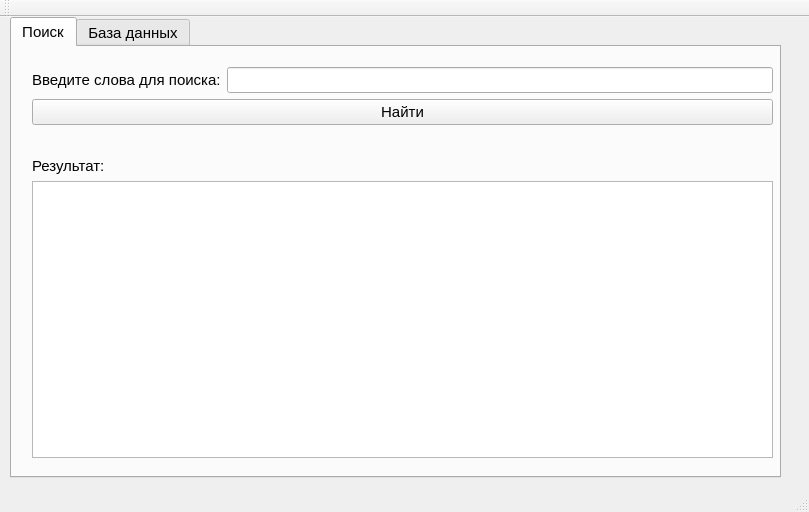
<?xml version="1.0" encoding="UTF-8"?>
<ui version="4.0">
 <class>MainWindow</class>
 <widget class="QMainWindow" name="MainWindow">
  <property name="geometry">
   <rect>
    <x>0</x>
    <y>0</y>
    <width>809</width>
    <height>512</height>
   </rect>
  </property>
  <property name="windowTitle">
   <string>MainWindow</string>
  </property>
  <widget class="QWidget" name="centralwidget">
   <widget class="QTabWidget" name="tabWidget">
    <property name="geometry">
     <rect>
      <x>10</x>
      <y>0</y>
      <width>771</width>
      <height>461</height>
     </rect>
    </property>
    <property name="font">
     <font>
      <pointsize>11</pointsize>
     </font>
    </property>
    <property name="currentIndex">
     <number>0</number>
    </property>
    <widget class="QWidget" name="tab">
     <attribute name="title">
      <string>Поиск</string>
     </attribute>
     <widget class="QWidget" name="formLayoutWidget">
      <property name="geometry">
       <rect>
        <x>20</x>
        <y>20</y>
        <width>741</width>
        <height>391</height>
       </rect>
      </property>
      <layout class="QFormLayout" name="formLayout">
       <item row="0" column="0">
        <widget class="QLabel" name="label">
         <property name="font">
          <font>
           <pointsize>11</pointsize>
          </font>
         </property>
         <property name="text">
          <string>Введите слова для поиска:</string>
         </property>
        </widget>
       </item>
       <item row="0" column="1">
        <widget class="QLineEdit" name="lineEdit"/>
       </item>
       <item row="3" column="0" colspan="2">
        <widget class="QLabel" name="label_2">
         <property name="font">
          <font>
           <pointsize>11</pointsize>
          </font>
         </property>
         <property name="text">
          <string>Результат:</string>
         </property>
         <property name="alignment">
          <set>Qt::AlignLeading|Qt::AlignLeft|Qt::AlignVCenter</set>
         </property>
        </widget>
       </item>
       <item row="4" column="0" colspan="2">
        <widget class="QTextBrowser" name="textBrowser"/>
       </item>
       <item row="1" column="0" colspan="2">
        <widget class="QPushButton" name="pushButton">
         <property name="font">
          <font>
           <pointsize>11</pointsize>
          </font>
         </property>
         <property name="text">
          <string>Найти</string>
         </property>
        </widget>
       </item>
       <item row="2" column="0" colspan="2">
        <spacer name="horizontalSpacer">
         <property name="orientation">
          <enum>Qt::Horizontal</enum>
         </property>
         <property name="sizeHint" stdset="0">
          <size>
           <width>40</width>
           <height>20</height>
          </size>
         </property>
        </spacer>
       </item>
      </layout>
     </widget>
    </widget>
    <widget class="QWidget" name="tab_2">
     <attribute name="title">
      <string>База данных</string>
     </attribute>
     <widget class="QTableWidget" name="tableWidget">
      <property name="geometry">
       <rect>
        <x>20</x>
        <y>10</y>
        <width>731</width>
        <height>401</height>
       </rect>
      </property>
     </widget>
    </widget>
   </widget>
  </widget>
  <widget class="QStatusBar" name="statusbar"/>
  <widget class="QToolBar" name="toolBar">
   <property name="windowTitle">
    <string>toolBar</string>
   </property>
   <attribute name="toolBarArea">
    <enum>TopToolBarArea</enum>
   </attribute>
   <attribute name="toolBarBreak">
    <bool>false</bool>
   </attribute>
  </widget>
 </widget>
 <resources/>
 <connections/>
</ui>
